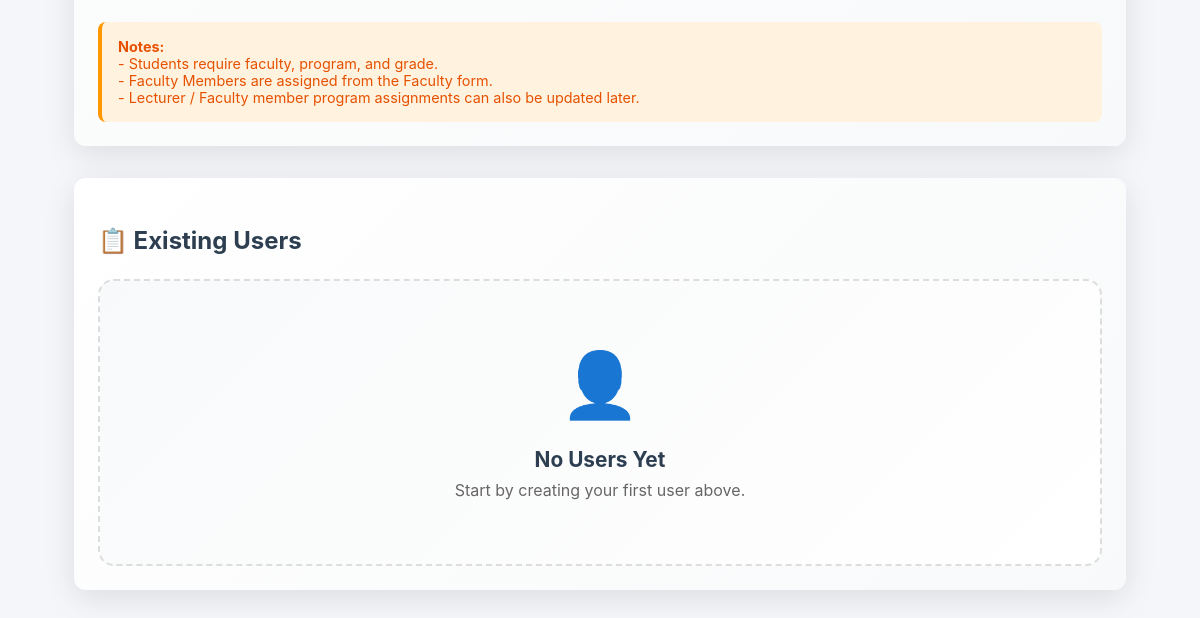
/accounts/users/create/ (signed in, lower part), run on an earlier commit of the app's database.
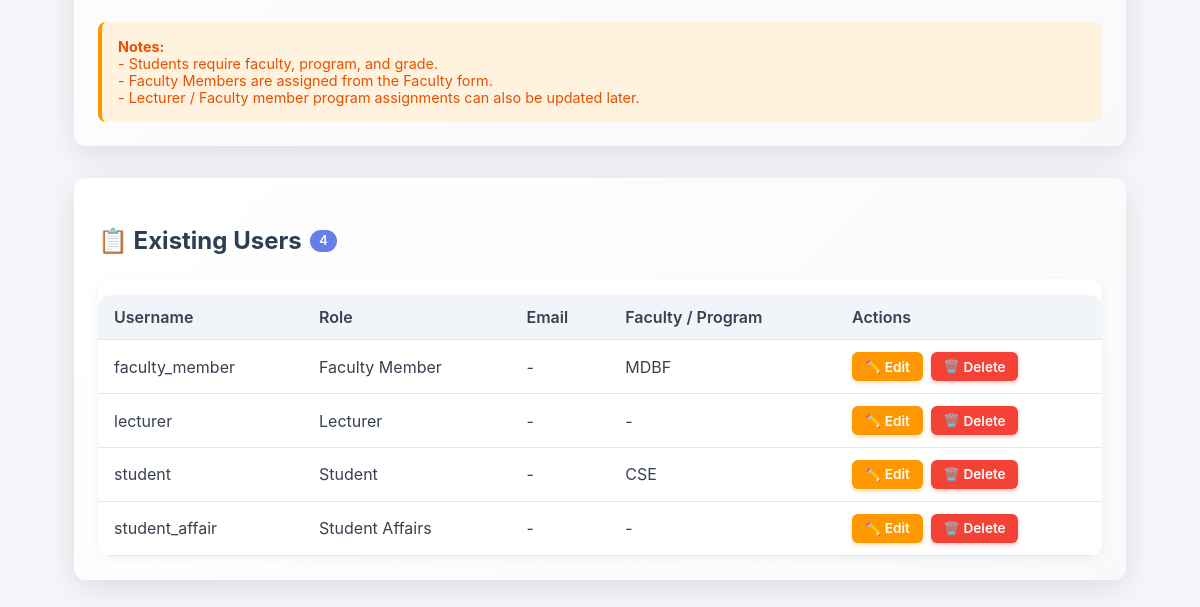
And on a later commit of the database.
### accounts/models.py (models this page shows, shortened)
class CustomUser(AbstractUser):
    class Role(models.TextChoices):
        ADMIN = "ADMIN", "Admin"
        STUDENT_AFFAIRS = "STUDENT_AFFAIRS", "Student Affairs"
        FACULTY_MEMBER = "FACULTY_MEMBER", "Faculty Member"
        LECTURER = "LECTURER", "Lecturer"
        STUDENT = "STUDENT", "Student"
    role = models.CharField(
        max_length=32,
        choices=Role.choices,
        default=Role.STUDENT,
    )
    student_grade = models.PositiveSmallIntegerField(
        null=True,
        blank=True,
        help_text="Student grade / year (1, 2, 3, 4 ...)",
    )
    student_faculty = models.ForeignKey(
        "organizations.Faculty",
        null=True,
        blank=True,
        on_delete=models.SET_NULL,
        related_name="students",
        help_text="Student için kayıtlı olduğu Faculty",
    )
    student_program = models.ForeignKey(
        "organizations.Program",
        null=True,
        blank=True,
        on_delete=models.SET_NULL,
        related_name="students",
        help_text="Student için kayıtlı olduğu program",
    )
    faculty_member_faculty = models.ForeignKey(
        "organizations.Faculty",
        null=True,
        blank=True,
        on_delete=models.SET_NULL,
        related_name="faculty_members",
        help_text="Faculty Member için sorumlu olduğu Faculty",
    )
    lecturer_programs = models.ManyToManyField(
        "organizations.Program",
        blank=True,
        related_name="lecturers",
        help_text="Lecturer için sorumlu olduğu Program(lar)",
    )
    lecturer_courses = models.ManyToManyField(
        "courses.Course",
        blank=True,
        related_name="lecturers",
        help_text="Lecturer için sorumlu olduğu Course(lar)",
    )
    phone = models.CharField(
        max_length=20,
        blank=True,
        null=True,
    )
    objects = CustomUserManager()
    @property
    def is_admin(self):
        return self.role == self.Role.ADMIN and self.is_superuser
    @property
    def is_student_affairs(self):
        return self.role == self.Role.STUDENT_AFFAIRS
    @property
    def is_faculty_member(self):
        return self.role == self.Role.FACULTY_MEMBER
    @property
    def is_lecturer(self):
        return self.role == self.Role.LECTURER
    @property
    def is_student(self):
        return self.role == self.Role.STUDENT

### organizations/models.py (models this page shows)
class Faculty(models.Model):
    name = models.CharField(max_length=255)
    code = models.CharField(max_length=50, unique=True)
    description = models.TextField(
        blank=True,
        help_text="Faculty description / açıklama",
    )
    responsible = models.ForeignKey(
        settings.AUTH_USER_MODEL,
        null=True,
        blank=True,
        on_delete=models.SET_NULL,
        related_name="responsible_faculties",
        help_text="Bu faculty'den sorumlu Faculty Member",
    )
    def __str__(self):
        return f"{self.code} - {self.name}"

class Program(models.Model):
    name = models.CharField(max_length=255)
    code = models.CharField(max_length=50, unique=True)
    faculty = models.ForeignKey(
        Faculty,
        on_delete=models.CASCADE,
        related_name="programs",
    )
    description = models.TextField(
        blank=True,
        help_text="Program description / açıklama",
    )
    coordinator = models.ForeignKey(
        settings.AUTH_USER_MODEL,
        null=True,
        blank=True,
        on_delete=models.SET_NULL,
        related_name="coordinated_programs",
        help_text="Programdan sorumlu öğretim elemanı / coordinator",
    )
    def __str__(self):
        return f"{self.code} - {self.name}"

### accounts/views.py (the view)
@role_required(CustomUser.Role.STUDENT_AFFAIRS)
def user_create(request):
    if request.method == "POST":
        form = UserCreateForm(request.POST)
        if form.is_valid():
            form.save()
            return redirect("accounts:user_create")  # tekrar boş form
    else:
        form = UserCreateForm()
    users = (
        CustomUser.objects
        .exclude(role=CustomUser.Role.ADMIN)
        .order_by("username")
        .select_related(
            "student_faculty",
            "student_program",
            "faculty_member_faculty",
        )
    )
    context = {
        "form": form,
        "users": users,
    }
    return render(request, "accounts/user_create.html", context)

### templates/accounts/user_create.html (shortened to what the changed rows need)
{% extends "base.html" %}
{% block content %}
<section class="card" style="margin: 2rem auto; background: linear-gradient(135deg, #ffffff 0%, #f8f9fa 100%); border: none; box-shadow: 0 8px 32px rgba(0, 0, 0, 0.1);">
    <h3 style="color: #2c3e50; font-size: 1.5rem; margin-bottom: 1.5rem; display: flex; align-items: center; gap: 0.5rem;">
        📋 Existing Users
        {% if users %}
            <span style="background: #667eea; color: white; padding: 0.2rem 0.6rem; border-radius: 12px; font-size: 0.8rem; font-weight: 600;">
                {{ users|length }}
            </span>
        {% endif %}
    </h3>
    {% if users %}
        <div style="background: white; border-radius: 12px; overflow: hidden; box-shadow: 0 2px 8px rgba(0, 0, 0, 0.05);">
            <table style="width: 100%; border-collapse: collapse;">
                <thead style="background: #f1f5f9;">
                    <tr>
                        <th style="padding: 0.75rem 1rem; border-bottom: 1px solid #e5e7eb; text-align: left; font-weight: 600; color: #374151;">Username</th>
                        <th style="padding: 0.75rem 1rem; border-bottom: 1px solid #e5e7eb; text-align: left; font-weight: 600; color: #374151;">Role</th>
                        <th style="padding: 0.75rem 1rem; border-bottom: 1px solid #e5e7eb; text-align: left; font-weight: 600; color: #374151;">Email</th>
                        <th style="padding: 0.75rem 1rem; border-bottom: 1px solid #e5e7eb; text-align: left; font-weight: 600; color: #374151;">Faculty / Program</th>
                        <th style="padding: 0.75rem 1rem; border-bottom: 1px solid #e5e7eb; text-align: left; font-weight: 600; color: #374151;">Actions</th>
                    </tr>
                </thead>
                <tbody>
                    {% for user in users %}
                    <tr style="border-bottom: 1px solid #e5e7eb;">
                        <td style="padding: 0.75rem 1rem; color: #374151;">{{ user.username }}</td>
                        <td style="padding: 0.75rem 1rem; color: #374151;">{{ user.get_role_display }}</td>
                        <td style="padding: 0.75rem 1rem; color: #374151;">{{ user.email|default:"-" }}</td>
                        <td style="padding: 0.75rem 1rem; color: #374151;">
                            {% if user.student_program %}
                                {{ user.student_program.code }}
                            {% elif user.faculty_member_faculty %}
                                {{ user.faculty_member_faculty.code }}
                            {% elif user.student_faculty %}
                                {{ user.student_faculty.code }}
                            {% else %}
                                -
                            {% endif %}
                        </td>
                        <td style="padding: 0.75rem 1rem;">
                            {% if not user.is_superuser %}
                                <div style="display: flex; gap: 0.5rem;">
                                    <a href="{% url 'accounts:user_edit' user.id %}"
                                       style="background: #FF9800; color: white; padding: 0.4rem 0.8rem; border-radius: 6px; text-decoration: none; font-weight: 600; font-size: 0.85rem; transition: all 0.3s ease; box-shadow: 0 2px 4px rgba(255, 152, 0, 0.3); display: inline-flex; align-items: center; gap: 0.25rem;"
                                       onmouseover="this.style.background='#F57C00'; this.style.transform='translateY(-2px)'; this.style.boxShadow='0 4px 8px rgba(255, 152, 0, 0.4)';"
                                       onmouseout="this.style.background='#FF9800'; this.style.transform='translateY(0)'; this.style.boxShadow='0 2px 4px rgba(255, 152, 0, 0.3)';">
                                        <span style="font-size: 0.8rem;">✏️</span> Edit
                                    </a>
                                    <a href="{% url 'accounts:user_delete' user.id %}"
                                       style="background: #f44336; color: white; padding: 0.4rem 0.8rem; border-radius: 6px; text-decoration: none; font-weight: 600; font-size: 0.85rem; transition: all 0.3s ease; box-shadow: 0 2px 4px rgba(244, 67, 54, 0.3); display: inline-flex; align-items: center; gap: 0.25rem;"
                                       onmouseover="this.style.background='#da190b'; this.style.transform='translateY(-2px)'; this.style.boxShadow='0 4px 8px rgba(244, 67, 54, 0.4)';"
                                       onmouseout="this.style.background='#f44336'; this.style.transform='translateY(0)'; this.style.boxShadow='0 2px 4px rgba(244, 67, 54, 0.3)';">
                                        <span style="font-size: 0.8rem;">🗑️</span> Delete
                                    </a>
                                </div>
                            {% else %}
                                -
                            {% endif %}
                        </td>
                    </tr>
                    {% endfor %}
                </tbody>
            </table>
        </div>
    {% else %}
        <div style="text-align: center; padding: 4rem 2rem; background: linear-gradient(135deg, #f8f9fa 0%, #ffffff 100%); border-radius: 16px; border: 2px dashed #ddd;">
            <div style="font-size: 4rem; margin-bottom: 1.5rem;">👤</div>
            <h4 style="margin: 0 0 0.5rem 0; color: #2c3e50; font-size: 1.3rem;">No Users Yet</h4>
            <p style="color: #666; font-size: 1rem; margin: 0; max-width: 400px; margin: 0 auto;">
                Start by creating your first user above.
            </p>
        </div>
    {% endif %}
</section>
{% endblock %}

What changed in the data, as far as the page shows it:
added CustomUser: username "faculty_member", role "Faculty Member", email "-", faculty_member_faculty.code "MDBF", is_superuser "Edit"
added CustomUser: username "lecturer", role "Lecturer", email "-", is_superuser "Edit"
added CustomUser: username "student", role "Student", email "-", student_program.code "CSE", is_superuser "Edit"
added CustomUser: username "student_affair", role "Student Affairs", email "-", is_superuser "Edit"
Also different on the page:
{{ users|length }}: (not shown) → "4"
text no longer shown: "👤 No Users Yet Start by creating your first user above."
text now shown: "Username Role Email Faculty / Program Actions"
